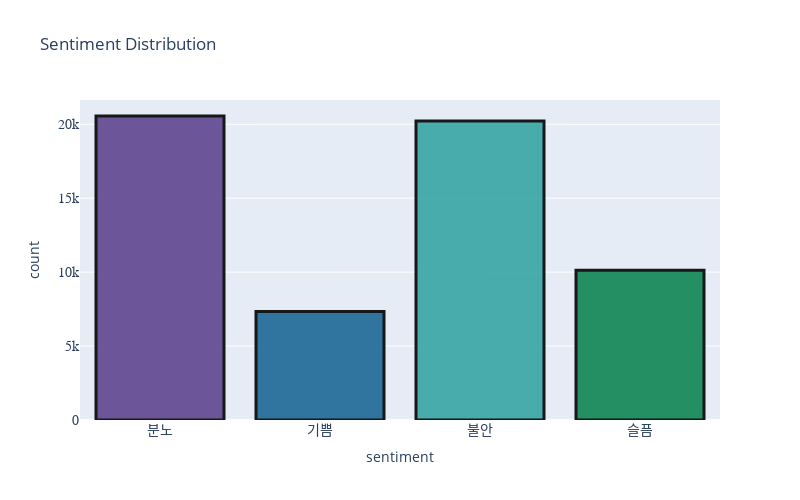

The notebook cell saved with this chart:
### Code cell
# "sentiment" 컬럼의 값들의 분포를 막대그래프로 그리기
fig = px.histogram(result, x='sentiment', title='Sentiment Distribution')

# fig의 크기 조절 (width와 height를 원하는 크기로 설정합니다.)
fig.update_layout(
    width=800,  # 가로 크기
    height=500,  # 세로 크기
    xaxis=dict(tickfont=dict(size=14, family='Arial, bold')),  # x축 레이블 폰트 크기와 스타일 조절
    yaxis=dict(tickfont=dict(size=14, family='Arial, bold')),  # y축 레이블 폰트 크기와 스타일 조절
)

# 색상을 랜덤으로 지정
# 'color_discrete_sequence' 파라미터에 'px.colors.qualitative'를 사용하면 Plotly에서 제공하는 랜덤 색상을 사용할 수 있습니다.
fig.update_traces(marker=dict(color=px.colors.qualitative.Prism))

# 막대그래프의 모양 변경 (width 속성을 여기서 조절)
fig.update_traces(
    marker=dict(color=px.colors.qualitative.Prism),  # 색상을 랜덤하게 지정
    marker_line_width=3,  # 테두리 선 두께 조절
    marker_line_color='black',  # 테두리 선 색상 조절
    opacity=0.9,  # 막대의 투명도 조절 (0부터 1 사이의 값을 사용, 1은 완전 불투명)
)

# 그래프 출력
sentiment_distribution = result['sentiment'].value_counts()

print(sentiment_distribution)
fig.show()

### Figure 1 — Plotly figure (JSON) as saved in the notebook; plotly's stock layout.template omitted (floating-point values rounded to 4 significant figures; data arrays with more than 128 entries replaced by an {"elided": "..."} marker saying what was removed)
{"data": [{"alignmentgroup": "True", "bingroup": "x", "hovertemplate": "sentiment=%{x}<br>count=%{y}<extra></extra>", "legendgroup": "", "marker": {"color": ["rgb(95, 70, 144)", "rgb(29, 105, 150)", "rgb(56, 166, 165)", "rgb(15, 133, 84)", "rgb(115, 175, 72)", "rgb(237, 173, 8)", "rgb(225, 124, 5)", "rgb(204, 80, 62)", "rgb(148, 52, 110)", "rgb(111, 64, 112)", "rgb(102, 102, 102)"], "line": {"color": "black", "width": 3}, "pattern": {"shape": ""}}, "name": "", "offsetgroup": "", "opacity": 0.9, "orientation": "v", "showlegend": false, "type": "histogram", "x": {"elided": "58256 str values"}, "xaxis": "x", "yaxis": "y"}], "layout": {"barmode": "relative", "height": 500, "legend": {"tracegroupgap": 0}, "title": {"text": "Sentiment Distribution"}, "width": 800, "xaxis": {"anchor": "y", "domain": [0, 1], "tickfont": {"family": "Arial, bold", "size": 14}, "title": {"text": "sentiment"}}, "yaxis": {"anchor": "x", "domain": [0, 1], "tickfont": {"family": "Arial, bold", "size": 14}, "title": {"text": "count"}}}}
